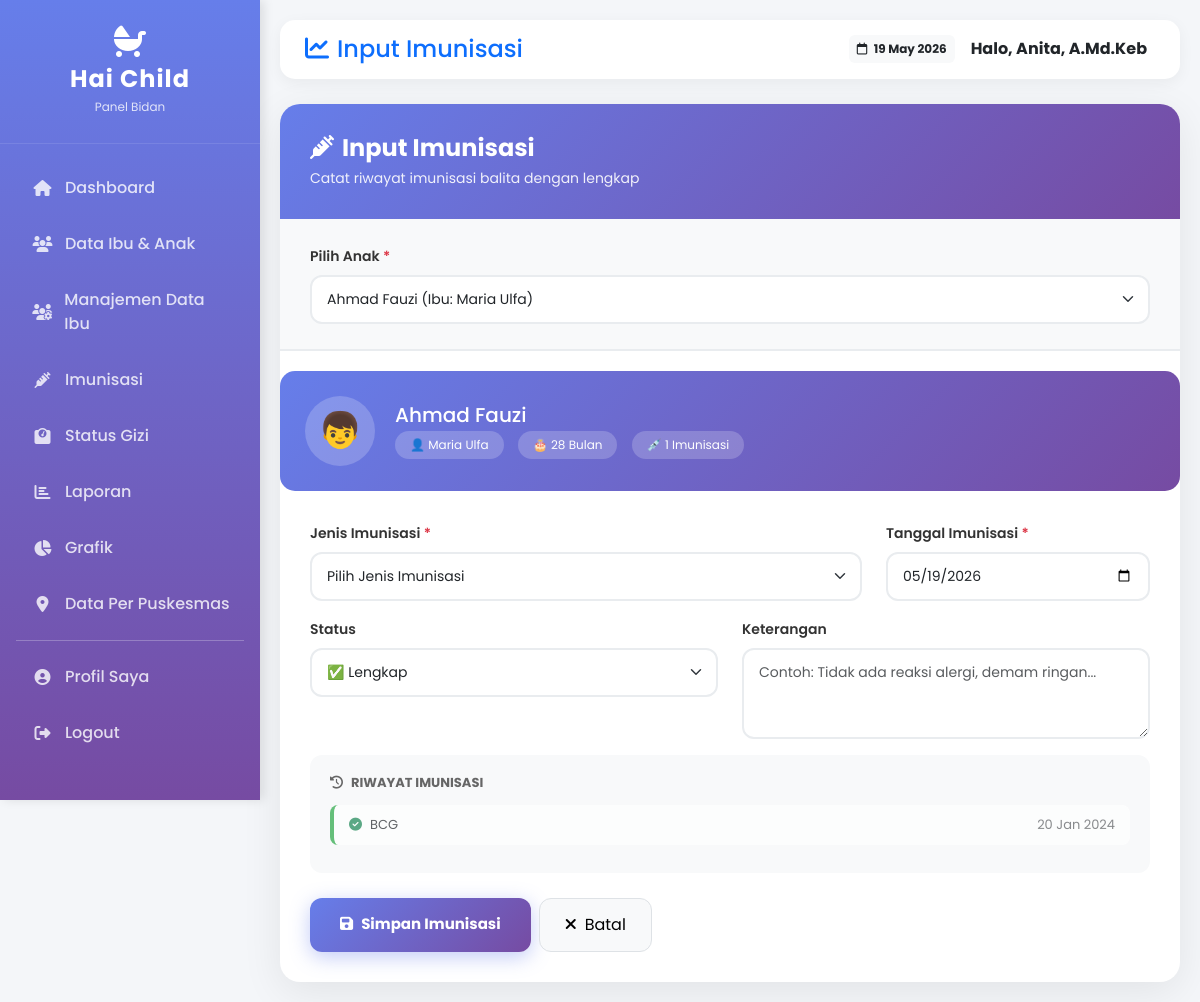
The page /bidan/tambah_imunisasi.php?id=1 (signed in) on the database its author committed.
### tables this page shows
CREATE TABLE `ibu_anak` (
  `id` int(11) NOT NULL,
  `user_id` int(11) NOT NULL,
  `nama_ibu` varchar(100) NOT NULL,
  `nama_anak` varchar(100) NOT NULL,
  `tanggal_lahir_anak` date NOT NULL,
  `jenis_kelamin` enum('L','P') NOT NULL,
  `puskesmas` varchar(100) NOT NULL DEFAULT 'Puskesmas Cempaka Putih',
  `created_at` timestamp NOT NULL DEFAULT current_timestamp(),
  `updated_at` timestamp NOT NULL DEFAULT current_timestamp() ON UPDATE current_timestamp()
);

CREATE TABLE `imunisasi` (
  `id` int(11) NOT NULL,
  `ibu_anak_id` int(11) NOT NULL,
  `jenis_imunisasi` varchar(100) NOT NULL,
  `tanggal_imunisasi` date NOT NULL,
  `status` enum('lengkap','tidak_lengkap','menunggu') NOT NULL DEFAULT 'menunggu',
  `keterangan` text DEFAULT NULL,
  `created_at` timestamp NOT NULL DEFAULT current_timestamp()
);

### includes/functions.php (called while the page is built, shortened)
<?php
function hitungUmurBulan($tanggal_lahir) {
    $birth = new DateTime($tanggal_lahir);
    $now = new DateTime();
    $diff = $now->diff($birth);
    return ($diff->y * 12) + $diff->m;
}
?>

### bidan/tambah_imunisasi.php (the view, shortened to what this page needs)
<?php
require_once '../includes/header_bidan.php';
require_once '../includes/functions.php';
$db = (new Database())->getConnection();
$anak = null;
$anak_id = $_GET['id'] ?? null;
if ($anak_id) {
    $stmt = $db->prepare("SELECT * FROM ibu_anak WHERE id = ?");
    $stmt->execute([$anak_id]);
    $anak = $stmt->fetch();
}
$semua_anak = $db->query("SELECT id, nama_anak, nama_ibu FROM ibu_anak ORDER BY nama_anak ASC")->fetchAll();
$imun_count = 0;
if ($anak) {
    $stmt = $db->prepare("SELECT COUNT(*) FROM imunisasi WHERE ibu_anak_id = ?");
    $stmt->execute([$anak['id']]);
    $imun_count = $stmt->fetchColumn();
}
?>
<div class="input-container">
    <div class="form-card">
        <div class="form-header">
            <h4><i class="fas fa-syringe me-2"></i>Input Imunisasi</h4>
            <p>Catat riwayat imunisasi balita dengan lengkap</p>
        </div>
        <div class="child-selector">
            <label class="form-label">Pilih Anak <span class="text-danger">*</span></label>
            <select class="form-select form-select-lg" id="selectAnak" onchange="pilihAnak(this.value)">
                <?php foreach($semua_anak as $a): ?>
                <option value="<?php echo $a['id']; ?>" <?php echo ($anak_id == $a['id']) ? 'selected' : ''; ?>>
                    <?php echo htmlspecialchars($a['nama_anak']); ?> (Ibu: <?php echo htmlspecialchars($a['nama_ibu']); ?>)
                </option>
                <?php endforeach; ?>
            </select>
        </div>
        <?php if($anak): ?>
        <div class="child-info-card active">
            <div class="d-flex align-items-center">
                <div class="child-avatar">
                    <?php echo $anak['jenis_kelamin'] == 'L' ? '👦' : '👧'; ?>
                </div>
                <div class="flex-grow-1">
                    <h5 class="mb-1"><?php echo htmlspecialchars($anak['nama_anak']); ?></h5>
                    <div>
                        <span class="stat-badge">👤 <?php echo htmlspecialchars($anak['nama_ibu']); ?></span>
                        <span class="stat-badge">🎂 <?php echo hitungUmurBulan($anak['tanggal_lahir_anak']); ?> Bulan</span>
                        <span class="stat-badge">💉 <?php echo $imun_count; ?> Imunisasi</span>
                    </div>
                </div>
            </div>
        </div>
        <?php endif; ?>
        <div class="form-body">
            <?php if($anak): ?>
            <form method="POST">
                <div class="row">
                    <div class="col-md-8 mb-3">
                        <label class="form-label">Jenis Imunisasi <span class="text-danger">*</span></label>
                        <select name="jenis" class="form-select" required>
                            <option value="">Pilih Jenis Imunisasi</option>
                        </select>
                    </div>
                    <div class="col-md-4 mb-3">
                        <label class="form-label">Tanggal Imunisasi <span class="text-danger">*</span></label>
                        <input type="date" name="tanggal" class="form-control" value="<?php echo $_POST['tanggal'] ?? date('Y-m-d'); ?>" required>
                    </div>
                </div>
                <div class="row">
                    <div class="col-md-6 mb-3">
                        <label class="form-label">Status</label>
                        <select name="status" class="form-select">
                            <option value="lengkap">✅ Lengkap</option>
                        </select>
                    </div>
                    <div class="col-md-6 mb-3">
                        <label class="form-label">Keterangan</label>
                        <textarea name="keterangan" class="form-control" rows="3" placeholder="Contoh: Tidak ada reaksi alergi, demam ringan..."><?php echo $_POST['keterangan'] ?? ''; ?></textarea>
                    </div>
                </div>
                <?php
                $stmt = $db->prepare("SELECT jenis_imunisasi, tanggal_imunisasi FROM imunisasi WHERE ibu_anak_id = ? ORDER BY tanggal_imunisasi DESC");
                $stmt->execute([$anak['id']]);
                $riwayat = $stmt->fetchAll();
                if(count($riwayat) > 0):
                ?>
                <div class="imunisasi-timeline">
                    <h6><i class="fas fa-history me-2"></i>Riwayat Imunisasi</h6>
                    <?php foreach($riwayat as $r): ?>
                    <div class="imun-item done">
                        <span><i class="fas fa-check-circle text-success me-2"></i><?php echo htmlspecialchars($r['jenis_imunisasi']); ?></span>
                        <span class="text-muted"><?php echo date('d M Y', strtotime($r['tanggal_imunisasi'])); ?></span>
                    </div>
                    <?php endforeach; ?>
                </div>
                <?php endif; ?>
                <div class="d-flex gap-2 mt-4">
                    <button type="submit" name="simpan_imunisasi" class="btn btn-primary btn-submit">
                        <i class="fas fa-save me-2"></i>Simpan Imunisasi
                    </button>
                    <a href="data_ibu_anak.php" class="btn btn-light border" style="border-radius: 12px; padding: 14px 25px;">
                        <i class="fas fa-times me-2"></i>Batal
                    </a>
                </div>
            </form>
            <?php endif; ?>
        </div>
    </div>
</div>
<?php require_once '../includes/footer.php'; ?>

### includes/header_bidan.php (style rules this page uses)
body { font-family: 'Poppins', sans-serif; background-color: #f4f6f9; margin: 0; }

### bidan/tambah_imunisasi.php (style rules this page uses)
.input-container { max-width: 900px; margin: 0 auto; }
.form-card { background: white; border-radius: 20px; box-shadow: 0 10px 40px rgba(0,0,0,0.08); overflow: hidden; border: none; }
.form-header { background: linear-gradient(135deg, #667eea 0%, #764ba2 100%); padding: 30px; color: white; position: relative; }
.form-header h4 { margin: 0; font-weight: 700; font-size: 24px; }
.form-header p { margin: 5px 0 0; opacity: 0.9; font-size: 14px; }
.child-selector { background: #f8f9fa; padding: 25px 30px; border-bottom: 2px solid #e9ecef; }
.child-info-card { background: linear-gradient(135deg, #667eea 0%, #764ba2 100%); border-radius: 15px; padding: 25px; color: white; margin-top: 20px; display: none; }
.child-info-card.active { display: block; animation: slideDown 0.4s ease; }
.child-avatar { width: 70px; height: 70px; background: rgba(255,255,255,0.2); border-radius: 50%; display: flex; align-items: center; justify-content: center; font-size: 35px; margin-right: 20px; }
.stat-badge { background: rgba(255,255,255,0.2); padding: 5px 15px; border-radius: 20px; font-size: 12px; margin-right: 10px; display: inline-block; }
.form-body { padding: 30px; }
.form-label { font-weight: 600; color: #333; margin-bottom: 8px; font-size: 14px; }
.form-control, .form-select { border-radius: 12px; border: 2px solid #e9ecef; padding: 12px 15px; font-size: 14px; transition: all 0.3s; }
.imunisasi-timeline { background: #f8f9fa; border-radius: 12px; padding: 20px; margin-bottom: 25px; }
.imunisasi-timeline h6 { font-size: 13px; font-weight: 700; color: #666; margin-bottom: 15px; text-transform: uppercase; }
.imun-item { display: flex; justify-content: space-between; padding: 10px 15px; background: white; border-radius: 8px; margin-bottom: 8px; font-size: 13px; border-left: 4px solid #667eea; }
.imun-item.done { border-left-color: #28a745; opacity: 0.7; }
.btn-submit { background: linear-gradient(135deg, #667eea 0%, #764ba2 100%); border: none; border-radius: 12px; padding: 14px 30px; font-weight: 700; font-size: 15px; box-shadow: 0 5px 20px rgba(102,126,234,0.4); transition: all 0.3s; }

### rows shown on the page
ibu_anak: nama_anak "Ahmad Fauzi", nama_ibu "Maria Ulfa", tanggal_lahir_anak "28"
imunisasi: jenis_imunisasi "BCG", tanggal_imunisasi "20 Jan 2024"

### other values the page prints
$page_title "Input Imunisasi"
$_SESSION['nama'] "Anita, A.Md.Keb"
$imun_count "1"
form field value "Ahmad Fauzi (Ibu: Maria Ulfa)"
